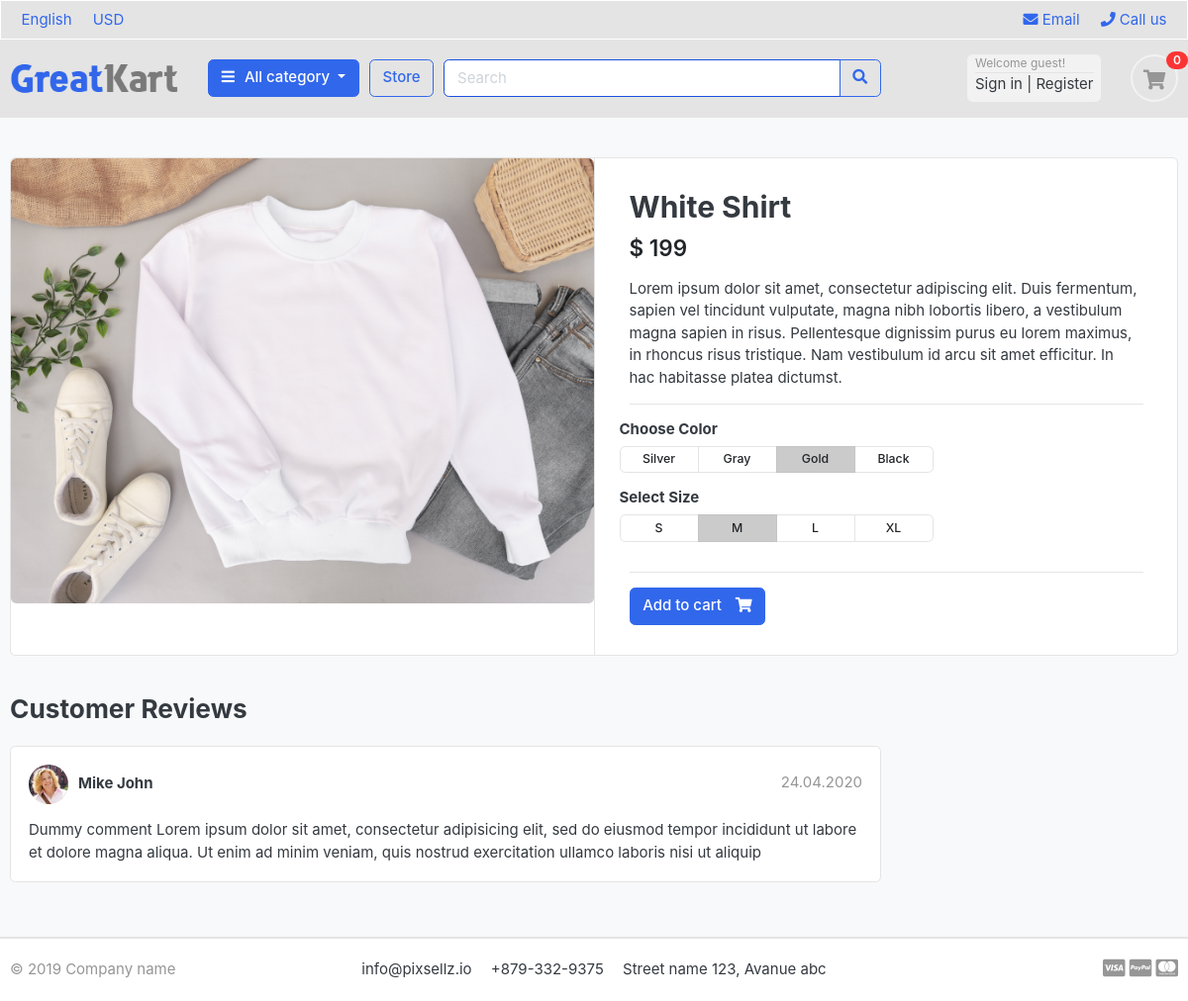
Page /store/shirts/white-shirt on the committed database.
### store/models.py (models this page shows, shortened)
class Product(models.Model):
    product_name = models.CharField(max_length=2000, unique=True)
    slug = models.SlugField(max_length=2000, unique=True)
    description = models.TextField(max_length=500, blank=True)
    price = models.IntegerField()
    images = models.ImageField(upload_to='photos/product')
    stock = models.IntegerField()
    is_available = models.BooleanField(default=True)
    category = models.ForeignKey(Category, on_delete=models.CASCADE)
    created_date = models.DateTimeField(auto_now_add=True)
    modified_date = models.DateTimeField(auto_now=True)

### store/views.py (the view)
# urls.py: path('<slug:category_slug>/<slug:product_slug>', views.product_detail, name='product_detail')
def product_detail(request, category_slug, product_slug):
    try:
        single_product = Product.objects.get(category__slug=category_slug, slug=product_slug)
    except Exception as e:
        raise e
    context = {
        'single_product': single_product
    }
    return render(request, 'store/product_detail.html', context)

### category/context_processors.py (called while the page is built)
def menu_links(request):
    links = Category.objects.all()
    return dict(links=links)

### category/models.py (called while the page is built)
    def get_url(self):
        return reverse('products_by_category', args=[self.slug])

### templates/store/product_detail.html
{% extends 'base.html' %}
{% load static %}
{% block content %}
<section class="section-content padding-y bg">
    <div class="container">
    <div class="card">
        <div class="row no-gutters">
            <aside class="col-md-6">
    <article class="gallery-wrap">
        <div class="img-big-wrap">
           <a href="#"><img src="{{ single_product.images.url }}"></a>
        </div>
    </article>
            </aside>
            <main class="col-md-6 border-left">
    <article class="content-body">
    <h2 class="title">{{ single_product.product_name }}</h2>
    <div class="mb-3">
        <var class="price h4">$ {{ single_product.price }}</var>
    </div>
    <p>{{ single_product.description }}</p>
    <hr>
        <div class="row">
            <div class="item-option-select">
                <h6>Choose Color</h6>
                <div class="btn-group btn-group-sm btn-group-toggle" data-toggle="buttons">
                  <label class="btn btn-light">
                    <input type="radio" name="radio_color"> Silver
                  </label>
                  <label class="btn btn-light">
                    <input type="radio" name="radio_color" > Gray
                  </label>
                  <label class="btn btn-light active">
                    <input type="radio" name="radio_color checked"> Gold
                  </label>
                  <label class="btn btn-light">
                    <input type="radio" name="radio_color"> Black
                  </label>
                </div>
            </div>
        </div>
        <div class="row">
            <div class="item-option-select">
                <h6>Select Size</h6>
                <div class="btn-group btn-group-sm btn-group-toggle" data-toggle="buttons">
                  <label class="btn btn-light">
                    <input type="radio" name="radio_color"> S
                  </label>
                  <label class="btn btn-light active">
                    <input type="radio" name="radio_color" checked> M
                  </label>
                  <label class="btn btn-light">
                    <input type="radio" name="radio_color"> L
                  </label>
                  <label class="btn btn-light">
                    <input type="radio" name="radio_color"> XL
                  </label>
                </div>
            </div>
        </div>
        <hr>
        {% if single_product.stock <= 0 %}
        <button class="btn  btn-secondary" disabled> <span class="text" color="white" >Out of Stock</span> </button>
        {% else %}
          <a href="{% url 'add_cart' single_product.id %}" class="btn  btn-primary"> <span class="text">Add to cart</span> <i class="fas fa-shopping-cart"></i>  </a>
        {% endif %}
      </article>
            </main>
        </div>
    </div>
    <br>
    <div class="row">
                <div class="col-md-9">
        <header class="section-heading">
            <h3>Customer Reviews </h3>
        </header>
        <article class="box mb-3">
            <div class="icontext w-100">
                <img src="{% static './images/avatars/avatar1.jpg' %}" class="img-xs icon rounded-circle">
                <div class="text">
                    <span class="date text-muted float-md-right">24.04.2020 </span>
                    <h6 class="mb-1">Mike John </h6>
                </div>
            </div>
            <div class="mt-3">
                <p>
                    Dummy comment Lorem ipsum dolor sit amet, consectetur adipisicing elit, sed do eiusmod
                    tempor incididunt ut labore et dolore magna aliqua. Ut enim ad minim veniam,
                    quis nostrud exercitation ullamco laboris nisi ut aliquip
                </p>
            </div>
        </article>
        </div>
    </div>
    </div>
    </section>
{% endblock %}

### templates/base.html (shortened to what this page needs)
{% load static %}
<!DOCTYPE HTML>
<html lang="en">
<head>
<link href="{% static 'css/bootstrap.css' %}" rel="stylesheet" type="text/css"/>
<link href="{% static 'fonts/fontawesome/css/all.min.css' %}" type="text/css" rel="stylesheet">
<link href="{% static 'css/ui.css' %}" rel="stylesheet" type="text/css"/>
<link href="{% static 'css/responsive.css' %}" rel="stylesheet" media="only screen and (max-width: 1200px)" />
<link href="{% static 'css/styles.css' %}" rel="stylesheet" type="text/css"/>
</head>
<body>
    {% include 'includes/navbar.html' %}
    {% block content %}
    {% endblock %}
{% include 'includes/footer.html' %}

### templates/includes/navbar.html (shortened to what this page needs)
{% load static %}
<header class="section-header bg-light"
>
<nav  class="navbar p-md-0 navbar-expand-sm border-bottom border border-white">
<div class="container">
  <div class="collapse navbar-collapse" id="navbarTop4">
    <ul class="navbar-nav mr-auto">
    	<li class="nav-item dropdown">
		 	<a href="#" class="nav-link">   English </a>
		</li>
		<li class="nav-item dropdown">
			<a href="#" class="nav-link"> USD </a>
		</li>
    </ul>
    <ul class="navbar-nav">
		<li><a href="#" class="nav-link"> <i class="fa fa-envelope"></i> Email </a></li>
		<li><a href="#" class="nav-link"> <i class="fa fa-phone"></i> Call us </a></li>
	</ul>
  </div>
</div>
</nav>
<section class="header-main border-bottom">
	<div class="container">
<div class="row align-items-center">
	<div class="col-lg-2 col-md-3 col-6">
		<a href="{% url 'home' %}" class="brand-wrap">
			<img class="logo" src="{% static './images/logo.png' %}">
		</a>
	</div>
	<div class="col-lg col-sm col-md col-6 flex-grow-0">
		<div class="category-wrap dropdown d-inline-block float-right">
			<button type="button" class="btn btn-primary dropdown-toggle"  data-toggle="dropdown">
				<i class="fa fa-bars" style="padding-right:.5vw"></i> All category
			</button>
		</div>
	</div>
	<a href="{% url 'store' %}" class="btn btn-outline-primary">Store</a>
	<div class="col-lg  col-md-6 col-sm-12 col">
		<form action="#" class="search">
			<div class="input-group w-100">
			    <input type="text" class="form-control shadow-none" style="width:60%; border:none;  border: 1.2px solid #1650E0;" placeholder="Search">
			    <div class="input-group-append">
			      <button class="btn btn-outline-primary" type="submit">
			        <i class="fa fa-search"></i>
			      </button>
			    </div>
		    </div>
		</form>
	</div>
	<div class="col-lg-3 col-sm-6 col-8 order-2 order-lg-3">
				<div class="d-flex justify-content-end mb-3 mb-lg-0">
					<div class="widget-header rounded pl-sm-2 pr-sm-2"
						style="background:#f2f2f2"
					>
						<small class="title text-muted border-bottom border-light">Welcome guest!</small>
						<div>
							<a href="./signin.html" >Sign in</a> <span class="dark-transp "> | </span>
							<a href="./register.html"> Register</a>
						</div>
					</div>
					<a href="{% url 'cart' %}" class="widget-header pl-3 ml-3">
						<div class="icon icon-sm rounded-circle" style="border: 2.2px solid #f2f2f2"><i class="fa fa-shopping-cart"></i></div>
						<span class="badge badge-pill badge-danger notify">0</span>
					</a>
				</div>
			</div>
</div>
	</div>
</section>
</header>

### templates/includes/footer.html
<footer class="section-footer border-top">
	<div class="container">
		<section class="footer-bottom border-top row">
			<div class="col-md-2">
				<p class="text-muted"> &copy 2019 Company name </p>
			</div>
			<div class="col-md-8 text-md-center">
				<span  class="px-2">info@pixsellz.io</span>
				<span  class="px-2">+879-332-9375</span>
				<span  class="px-2">Street name 123, Avanue abc</span>
			</div>
			<div class="col-md-2 text-md-right text-muted">
				<i class="fab fa-lg fa-cc-visa"></i>
				<i class="fab fa-lg fa-cc-paypal"></i>
				<i class="fab fa-lg fa-cc-mastercard"></i>
			</div>
		</section>
	</div>
</footer>

### greatkart/static/css/ui.css (style rules this page uses)
html { font-family: "Inter", sans-serif; font-size: 15px; }
.content-body { flex: 1 1 auto; padding: 2rem 2.3rem; }
.icon-xs, .icon-sm, .icon-md, .icon-lg { display: inline-block; text-align: center; flex-shrink: 0; flex-grow: 0; }
.icon-sm { width: 48px; height: 48px; line-height: 48px !important; font-size: 20px; }
.img-xs, .img-sm, .img-md, .img-lg { -o-object-fit: cover; object-fit: cover; flex-shrink: 0; flex-grow: 0; }
.img-xs { width: 40px; height: 40px; }
.padding-y { padding-top: 40px; padding-bottom: 40px; }
var { font-style: normal; }
article:after, .form-group:after { display: block; clear: both; content: ""; }
.bg { background-color: #f8f9fa; }
.section-heading { margin-bottom: 20px; margin-top: 15px; }
p:last-child { margin-bottom: 0; }
.header-main { position: relative; padding-top: 1rem; padding-bottom: 1rem; }
.brand-wrap .logo, .navbar-brand .logo { margin-right: 7px; max-height: 42px; display: inline-block; }
.widget-header { display: inline-block; vertical-align: middle; position: relative; }
.widget-header a { color: #343a40; }
.widget-header i { color: #969696; }
.widget-header .title { display: block; }
.widget-header .notify { position: absolute; top: -3px; right: -10px; }
.footer-bottom { padding-top: 20px; padding-bottom: 20px; }
.btn-light { background-color: #fff; border-color: #e4e4e4; }
.btn .text + i { margin-left: 10px; }
.icontext { display: inline-flex; align-items: center; vertical-align: middle; }
.icontext .text { width: 100%; line-height: 1.2; }
.icontext .icon { position: relative; margin-right: 10px; flex-shrink: 0; flex-grow: 0; }
.notify { position: absolute; top: -4px; right: -10px; display: inline-block; padding: 0.25em 0.6em; font-size: 12px; line-height: 1; text-align: center; border-radius: 3rem; color: #fff; background-color: #fa3434; }
.price { font-weight: 600; color: #212529; }
.box { padding: 18px; background: #fff; border-radius: 0.37rem; border: 1px solid #e4e4e4; }
.box img { max-width: 100%; }
.gallery-wrap .img-big-wrap { margin-bottom: 10px; border-radius: 0.37rem; overflow: hidden; background-color: #fff; }
.gallery-wrap .img-big-wrap a { text-align: center; display: block; }
.gallery-wrap .img-big-wrap img { height: 450px; width: auto; display: inline-block; }
.item-option-select { margin-bottom: 1rem; display: inline-block; margin-right: 15px; }
.item-option-select .btn { min-width: 80px; }

### rows in the picture
Product: images (picture), product_name "White Shirt", price "199", description "Lorem ipsum dolor sit amet, consectetur adipiscing elit. Duis fermentum, sapien vel tincidunt vulputate, magna nibh lobortis libero, a vestibulum magna sapien in risus. Pellentesque dignissim purus eu lorem maximus, in rhoncus risus tristique. Nam vestibulum id arcu sit amet efficitur. In hac habitasse platea dictumst."
